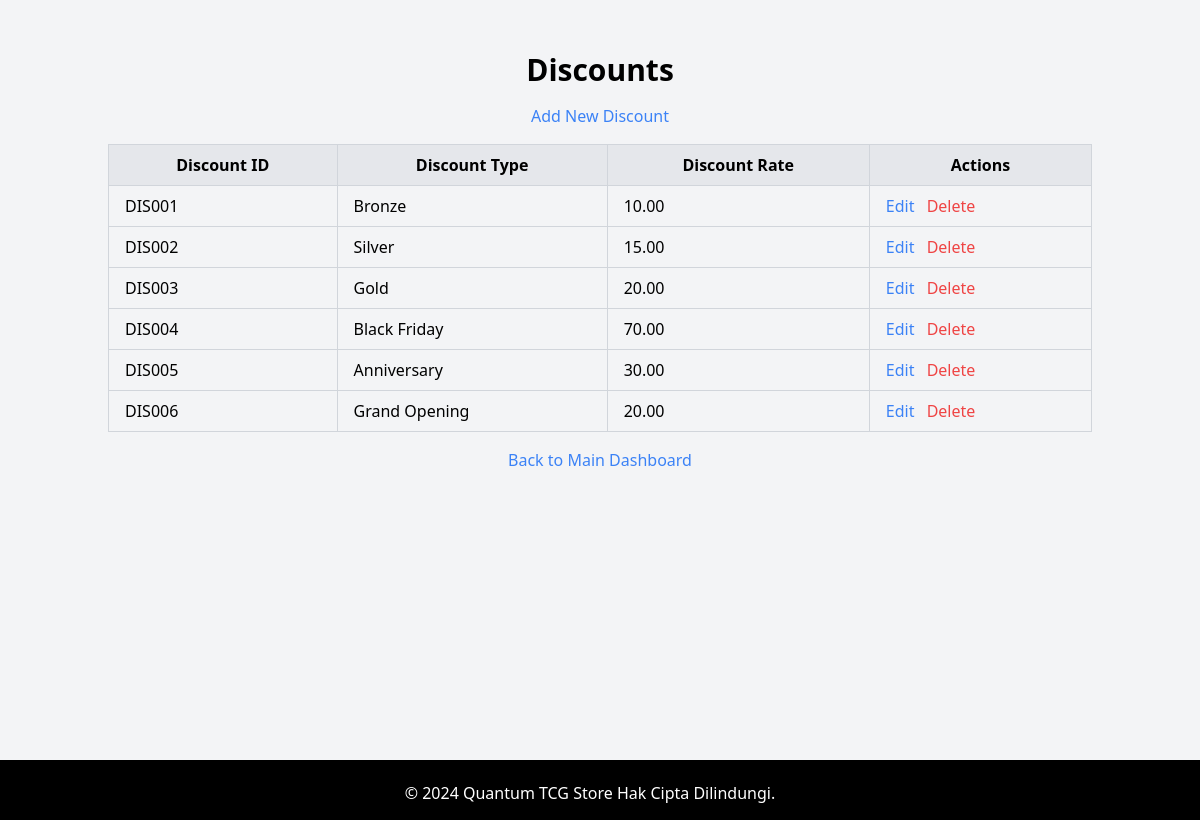
The app's page /sources/discounts/discounts.php with its own data.
### tables this page shows
CREATE TABLE Discount (
        DiscountID char(6)  NOT NULL,
        DiscountType varchar(30)  NOT NULL,
        DiscountRate decimal(5,2)  NOT NULL,
        CONSTRAINT Discount_pk PRIMARY KEY (DiscountID)
    );

### sources/discounts/discounts.php (the view, shortened to what this page needs)
<?php
include '../../service/db.php';
$sql = 'SELECT * FROM Discount';
$statement = $pdo->prepare($sql);
$statement->execute();
$discounts = $statement->fetchAll();
?>
<!DOCTYPE html>
<html lang="en">
<head>
    <link rel="stylesheet" href="../css/styles.css">
    <link href="https://cdn.jsdelivr.net/npm/tailwindcss@2.2.19/dist/tailwind.min.css" rel="stylesheet">
</head>
<body class="bg-gray-100">
    <div class="container mx-auto mt-8">
        <h1 class="text-3xl font-bold mb-4 text-center">Discounts</h1>
        <a href="add.php" class="block text-center mb-4 text-blue-500 hover:text-blue-700">Add New Discount</a>
        <table class="w-full border-collapse border border-gray-200">
            <thead>
                <tr class="bg-gray-200">
                    <th class="border border-gray-300 px-4 py-2">Discount ID</th>
                    <th class="border border-gray-300 px-4 py-2">Discount Type</th>
                    <th class="border border-gray-300 px-4 py-2">Discount Rate</th>
                    <th class="border border-gray-300 px-4 py-2">Actions</th>
                </tr>
            </thead>
            <tbody>
                <?php foreach ($discounts as $discount): ?>
                <tr>
                    <td class="border border-gray-300 px-4 py-2"><?= htmlspecialchars($discount['DiscountID']) ?></td>
                    <td class="border border-gray-300 px-4 py-2"><?= htmlspecialchars($discount['DiscountType']) ?></td>
                    <td class="border border-gray-300 px-4 py-2"><?= htmlspecialchars($discount['DiscountRate']) ?></td>
                    <td class="border border-gray-300 px-4 py-2">
                        <a href="edit.php?id=<?= htmlspecialchars($discount['DiscountID']) ?>" class="text-blue-500 hover:text-blue-700">Edit</a>
                        <a href="discounts.php?delete_id=<?= htmlspecialchars($discount['DiscountID']) ?>" onclick="return confirm('Are you sure?')" class="ml-2 text-red-500 hover:text-red-700">Delete</a>
                    </td>
                </tr>
                <?php endforeach; ?>
            </tbody>
        </table>
        <a href="../../dashboard.php" class="block text-center mt-4 text-blue-500 hover:text-blue-700">Back to Main Dashboard</a>
    </div>
    <footer class="bg-gray-800 text-white text-center py-4 mt-auto">
    </footer>
</body>
</html>

### styles.css (style rules this page uses)
.container { max-width: 800px; margin: 0 auto; padding: 20px; }
h1 { text-align: center; }
p { text-align: center; margin-top: 20px; }
footer { background-color: #000000; color: #fff; text-align: center; padding: 20px; position: absolute; bottom: 0; width: 100%; padding-left: 0%; height: 60px; padding-top: 1px; }

### sources/discounts/discounts.php (style rules this page uses)
body { display: flex; flex-direction: column; min-height: 100vh; }

### records on screen
discount: DiscountID "DIS001", DiscountType "Bronze", DiscountRate "10.00"
discount: DiscountID "DIS002", DiscountType "Silver", DiscountRate "15.00"
discount: DiscountID "DIS003", DiscountType "Gold", DiscountRate "20.00"
discount: DiscountID "DIS004", DiscountType "Black Friday", DiscountRate "70.00"
discount: DiscountID "DIS005", DiscountType "Anniversary", DiscountRate "30.00"
discount: DiscountID "DIS006", DiscountType "Grand Opening", DiscountRate "20.00"
